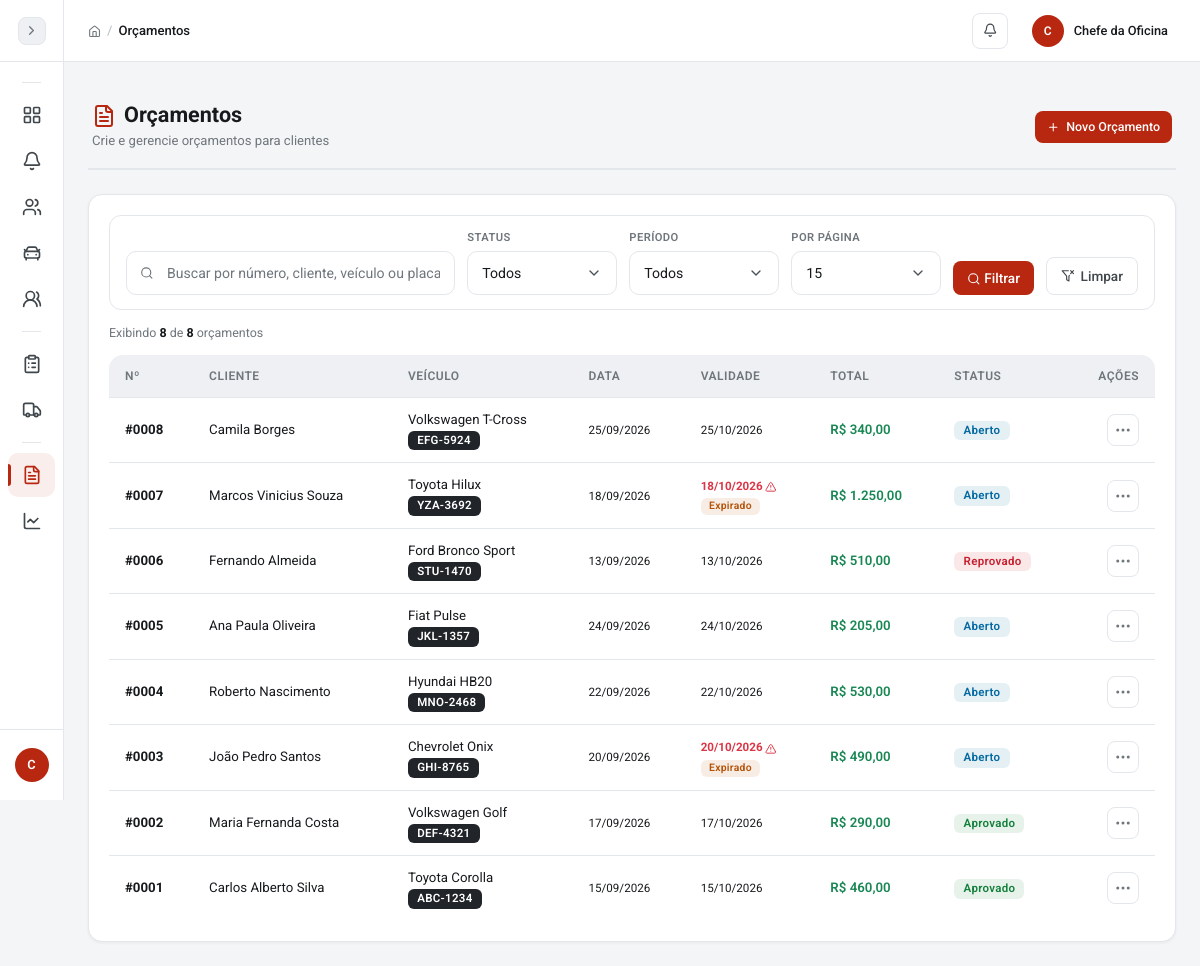
The app's page /pages/orcamentos/listar.php (signed in) with its own data.
### tables this page shows
CREATE TABLE orcamentos (
  id INT AUTO_INCREMENT PRIMARY KEY,
  numero INT NOT NULL UNIQUE,
  cliente_id INT NOT NULL,
  veiculo_id INT NULL,
  os_id INT NULL,
  data_orcamento DATE NOT NULL,
  data_validade DATE,
  status ENUM('aberto','aprovado','reprovado','cancelado') DEFAULT 'aberto',
  total_pecas DECIMAL(10,2) DEFAULT 0,
  total_mao_obra DECIMAL(10,2) DEFAULT 0,
  total_geral DECIMAL(10,2) DEFAULT 0,
  desconto DECIMAL(10,2) DEFAULT 0,
  observacoes TEXT,
  criado_por INT,
  data_criacao TIMESTAMP DEFAULT CURRENT_TIMESTAMP,
  FOREIGN KEY (cliente_id) REFERENCES clientes(id),
  FOREIGN KEY (veiculo_id) REFERENCES veiculos(id) ON DELETE SET NULL,
  FOREIGN KEY (os_id) REFERENCES ordens_servico(id) ON DELETE SET NULL,
  FOREIGN KEY (criado_por) REFERENCES usuarios(id)
);

CREATE TABLE clientes (
  id INT AUTO_INCREMENT PRIMARY KEY,
  nome VARCHAR(120) NOT NULL,
  cpf VARCHAR(14) UNIQUE,
  telefone VARCHAR(20),
  email VARCHAR(120),
  endereco VARCHAR(255),
  cidade VARCHAR(80),
  observacoes TEXT,
  ativo TINYINT(1) NOT NULL DEFAULT 1,
  data_cadastro TIMESTAMP DEFAULT CURRENT_TIMESTAMP,
  data_atualizacao TIMESTAMP DEFAULT CURRENT_TIMESTAMP ON UPDATE CURRENT_TIMESTAMP
);

CREATE TABLE veiculos (
  id INT AUTO_INCREMENT PRIMARY KEY,
  cliente_id INT NOT NULL,
  placa VARCHAR(10) UNIQUE,
  marca VARCHAR(50),
  modelo VARCHAR(60),
  ano YEAR,
  cor VARCHAR(30),
  km_atual INT DEFAULT 0,
  chassi VARCHAR(30),
  marca_id INT NULL,
  modelo_base_id INT NULL,
  modelo_id INT NULL,
  fipe_versao VARCHAR(150) NULL,
  valor_fipe DECIMAL(10,2) NULL,
  fipe_mes_referencia VARCHAR(20) NULL,
  FOREIGN KEY (cliente_id) REFERENCES clientes(id) ON DELETE CASCADE,
  FOREIGN KEY (marca_id) REFERENCES fipe_marcas(id) ON DELETE SET NULL,
  FOREIGN KEY (modelo_base_id) REFERENCES fipe_modelos_base(id) ON DELETE SET NULL,
  FOREIGN KEY (modelo_id) REFERENCES fipe_modelos(id) ON DELETE SET NULL
);

### config/conexao.php (called while the page is built, shortened)
<?php
function limpar($dado) {
    return trim((string) $dado);
}
function esc($dado) {
    return htmlspecialchars((string) $dado, ENT_QUOTES, 'UTF-8');
}
function formatar_moeda($valor) {
    return 'R$ ' . number_format($valor, 2, ',', '.');
}
?>

### pages/orcamentos/listar.php (the view, shortened to what this page needs)
<?php
require_once __DIR__ . '/../../config/conexao.php';
require_once __DIR__ . '/../../includes/paginacao.php';
$busca = limpar($_GET['busca'] ?? '');
$status = $_GET['status'] ?? '';
$periodo = $_GET['periodo'] ?? '';
$condicoes = [];
$params = [];
$where = $condicoes ? 'WHERE ' . implode(' AND ', $condicoes) : '';
$por_pagina = por_pagina_atual();
$pagina = pagina_atual();
$st = $conn->prepare("SELECT COUNT(*) FROM orcamentos o LEFT JOIN clientes c ON c.id = o.cliente_id LEFT JOIN veiculos v ON v.id = o.veiculo_id $where");
$st->execute($params);
$total = (int) $st->fetchColumn();
[$pagina, $offset, $total_paginas] = paginacao_calcular($total, $por_pagina, $pagina);
$st = $conn->prepare("SELECT o.*, c.nome AS cliente_nome, v.marca, v.modelo, v.placa FROM orcamentos o LEFT JOIN clientes c ON c.id = o.cliente_id LEFT JOIN veiculos v ON v.id = o.veiculo_id $where ORDER BY o.id DESC LIMIT :limite OFFSET :offset");
$st->bindValue(':limite', $por_pagina, PDO::PARAM_INT);
$st->bindValue(':offset', $offset, PDO::PARAM_INT);
$st->execute();
$orcamentos = $st->fetchAll();
$tem_filtro = $busca !== '' || $status !== '' || $periodo !== '';
require_once __DIR__ . '/../../includes/header.php';
$badge_status = [
    'aberto' => 'info',
    'aprovado' => 'success',
    'reprovado' => 'danger',
    'cancelado' => 'secondary'
];
?>
<div class="page-header">
    <div>
        <h1><i data-lucide="file-text" class="text-primary me-2"></i>Orçamentos</h1>
        <span class="page-subtitle">Crie e gerencie orçamentos para clientes</span>
    </div>
    <a href="cadastrar.php" class="btn btn-primary btn-icon">
        <i data-lucide="plus"></i> Novo Orçamento
    </a>
</div>
<div class="card">
    <div class="card-body">
        <form class="filter-bar" method="get" action="listar.php">
            <div class="filter-search">
                <i data-lucide="search" class="search-icon"></i>
                <input type="text" class="form-control" name="busca" value="<?php echo esc($busca); ?>" placeholder="Buscar por número, cliente, veículo ou placa...">
            </div>
            <div class="filter-group">
                <label for="filtroStatus">Status</label>
                <select class="form-select" id="filtroStatus" name="status" onchange="this.form.submit()">
                    <option value="">Todos</option>
                </select>
            </div>
            <div class="filter-group">
                <label for="filtroPeriodo">Período</label>
                <select class="form-select" id="filtroPeriodo" name="periodo" onchange="this.form.submit()">
                    <option value="">Todos</option>
                </select>
            </div>
            <div class="filter-group">
                <label for="filtroPorPagina">Por página</label>
                <select class="form-select" id="filtroPorPagina" name="por_pagina" onchange="this.form.submit()">
                    <?php echo opcoes_por_pagina($por_pagina); ?>
                </select>
            </div>
            <button class="btn btn-primary" type="submit"><i data-lucide="search"></i> Filtrar</button>
            <a class="btn btn-outline-secondary btn-reset-filters" href="listar.php"><i data-lucide="filter-x"></i> Limpar</a>
        </form>
        <div class="filter-results-info">
            <span>Exibindo <strong><?php echo count($orcamentos); ?></strong> de <strong><?php echo $total; ?></strong> orçamentos<?php echo $tem_filtro ? ' (filtrados)' : ''; ?></span>
        </div>
        <div class="table-responsive">
            <table class="table table-hover align-middle responsive-card">
                <thead>
                    <tr>
                        <th>Nº</th>
                        <th>Cliente</th>
                        <th>Veículo</th>
                        <th>Data</th>
                        <th>Validade</th>
                        <th>Total</th>
                        <th>Status</th>
                        <th class="actions-cell">Ações</th>
                    </tr>
                </thead>
                <tbody>
                    <?php if (count($orcamentos) > 0): foreach ($orcamentos as $o):
                        $expirado = !empty($o['data_validade']) && strtotime($o['data_validade']) < strtotime(date('Y-m-d')) && $o['status'] == 'aberto';
                    ?>
                    <tr>
                        <td data-label="Nº"><strong>#<?php echo str_pad($o['numero'], 4, '0', STR_PAD_LEFT); ?></strong></td>
                        <td data-label="Cliente"><?php echo esc($o['cliente_nome']); ?></td>
                        <td data-label="Veículo">
                            <?php if ($o['marca']): ?>
                                <?php echo esc($o['marca']) . ' ' . esc($o['modelo']); ?>
                                <br><small><span class="badge bg-dark"><?php echo esc($o['placa']); ?></span></small>
                            <?php else: ?>-<?php endif; ?>
                        </td>
                        <td data-label="Data"><small><?php echo date('d/m/Y', strtotime($o['data_orcamento'])); ?></small></td>
                        <td data-label="Validade">
                            <?php if ($o['data_validade']): ?>
                                <small class="<?php echo $expirado ? 'text-danger fw-bold' : ''; ?>">
                                    <?php echo date('d/m/Y', strtotime($o['data_validade'])); ?>
                                    <?php echo $expirado ? ' <i data-lucide="triangle-alert"></i>' : ''; ?>
                                    <?php echo $expirado ? '<br><span class="badge badge-warning" style="font-size:.65rem;">Expirado</span>' : ''; ?>
                                </small>
                            <?php else: ?>-<?php endif; ?>
                        </td>
                        <td data-label="Total" class="fw-600 text-success"><?php echo formatar_moeda($o['total_geral']); ?></td>
                        <td data-label="Status"><span class="badge badge-<?php echo $badge_status[$o['status']] ?? 'secondary'; ?>"><?php echo ucfirst($o['status']); ?></span></td>
                        <td data-label="Ações" class="actions-cell">
                            <div class="dropdown table-dropdown">
                                <button class="table-dropdown-btn" type="button" data-bs-toggle="dropdown" aria-expanded="false" aria-label="Ações do orçamento">
                                    <i data-lucide="more-horizontal"></i>
                                </button>
                            </div>
                        </td>
                    </tr>
                    <?php endforeach; endif; ?>
                </tbody>
            </table>
        </div>
    </div>
</div>
<?php require_once __DIR__ . '/../../includes/footer.php'; ?>

### includes/header.php (style rules this page uses)
html.js body { opacity:0;transition:opacity .25s ease }

### records on screen
orcamentos: numero "0008", cliente.nome "Camila Borges", veiculo.marca "Volkswagen", veiculo.modelo "T-Cross", veiculo.placa "EFG-5924", data_orcamento "25/09/2026", data_validade "25/10/2026", total_geral "R$ 340,00", status "Aberto"
orcamentos: numero "0007", cliente.nome "Marcos Vinicius Souza", veiculo.marca "Toyota", veiculo.modelo "Hilux", veiculo.placa "YZA-3692", data_orcamento "18/09/2026", data_validade "18/10/2026", shows "Expirado", total_geral "R$ 1.250,00", status "Aberto"
orcamentos: numero "0006", cliente.nome "Fernando Almeida", veiculo.marca "Ford", veiculo.modelo "Bronco Sport", veiculo.placa "STU-1470", data_orcamento "13/09/2026", data_validade "13/10/2026", total_geral "R$ 510,00", status "Reprovado"
orcamentos: numero "0005", cliente.nome "Ana Paula Oliveira", veiculo.marca "Fiat", veiculo.modelo "Pulse", veiculo.placa "JKL-1357", data_orcamento "24/09/2026", data_validade "24/10/2026", total_geral "R$ 205,00", status "Aberto"
orcamentos: numero "0004", cliente.nome "Roberto Nascimento", veiculo.marca "Hyundai", veiculo.modelo "HB20", veiculo.placa "MNO-2468", data_orcamento "22/09/2026", data_validade "22/10/2026", total_geral "R$ 530,00", status "Aberto"
orcamentos: numero "0003", cliente.nome "João Pedro Santos", veiculo.marca "Chevrolet", veiculo.modelo "Onix", veiculo.placa "GHI-8765", data_orcamento "20/09/2026", data_validade "20/10/2026", shows "Expirado", total_geral "R$ 490,00", status "Aberto"
orcamentos: numero "0002", cliente.nome "Maria Fernanda Costa", veiculo.marca "Volkswagen", veiculo.modelo "Golf", veiculo.placa "DEF-4321", data_orcamento "17/09/2026", data_validade "17/10/2026", total_geral "R$ 290,00", status "Aprovado"
orcamentos: numero "0001", cliente.nome "Carlos Alberto Silva", veiculo.marca "Toyota", veiculo.modelo "Corolla", veiculo.placa "ABC-1234", data_orcamento "15/09/2026", data_validade "15/10/2026", total_geral "R$ 460,00", status "Aprovado"

### other values on screen
substr($nome_usuario, 0, 1) "C"
$titulo_pagina "Orçamentos"
substr($_SESSION['usuario_nome'] ?? 'U', 0, 1) "C"
$_SESSION['usuario_nome'] "Chefe da Oficina"
count($orcamentos) "8"
$total "8"
form field por_pagina "15"
